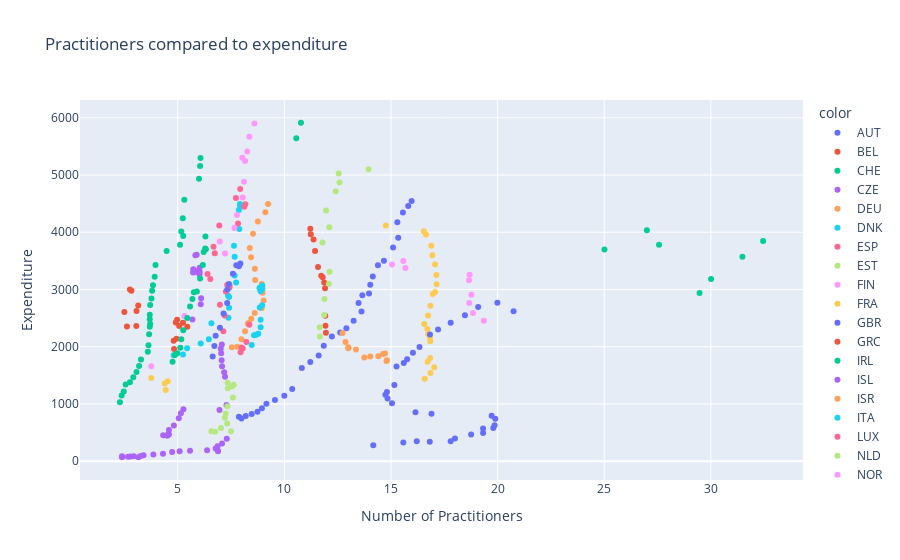

Notebook source saved alongside this figure:
### Code cell
import plotly.express as px
df_total2 = df_total.iloc[4191:]
figure = px.scatter(x=df_total2['practitioners'], y=df_total2['expenditure'], color=df_total2['country'], labels={
                     "x": "Number of Practitioners",
                     "y": "Expenditure"
                 },title = 'Practitioners compared to expenditure')
figure.show()

### Figure 1 — Plotly figure (JSON) as saved in the notebook; plotly's stock layout.template omitted (floating-point values rounded to 4 significant figures)
{"data": [{"hovertemplate": "color=AUT<br>Number of Practitioners=%{x}<br>Expenditure=%{y}<extra></extra>", "legendgroup": "AUT", "marker": {"color": "#636efa", "symbol": "circle"}, "mode": "markers", "name": "AUT", "orientation": "v", "showlegend": true, "type": "scatter", "x": [7.87, 7.99, 8.19, 8.47, 8.74, 8.95, 9.16, 9.56, 10, 10.37, 10.82, 11.22, 11.61, 11.85, 12.23, 12.62, 12.91, 13.25, 13.62, 13.48, 13.66, 13.97, 14.03, 14.15, 14.39, 14.67, 15.1, 15.34, 15.3, 15.56, 15.81, 15.97], "xaxis": "x", "y": [774.3, 743.3, 791, 824.7, 864.6, 925.9, 1003.0, 1067.0, 1142.0, 1259.0, 1627.0, 1734.0, 1848.0, 2015.0, 2177.0, 2250, 2323.0, 2453.0, 2614.0, 2762.0, 2898.0, 2931.0, 3084.0, 3227.0, 3425.0, 3503.0, 3733, 3905.0, 4173.0, 4345.0, 4457, 4546.0], "yaxis": "y"}, {"hovertemplate": "color=BEL<br>Number of Practitioners=%{x}<br>Expenditure=%{y}<extra></extra>", "legendgroup": "BEL", "marker": {"color": "#EF553B", "symbol": "circle"}, "mode": "markers", "name": "BEL", "orientation": "v", "showlegend": true, "type": "scatter", "x": [11.95, 11.93, 11.92, 11.91, 11.87, 11.8, 11.73, 11.58, 11.44, 11.37, 11.24, 11.22], "xaxis": "x", "y": [2245.0, 2365.0, 2542.0, 3020.0, 3120.0, 3214.0, 3242.0, 3394.0, 3670.0, 3874.0, 3965.0, 4061.0], "yaxis": "y"}, {"hovertemplate": "color=CHE<br>Number of Practitioners=%{x}<br>Expenditure=%{y}<extra></extra>", "legendgroup": "CHE", "marker": {"color": "#00cc96", "symbol": "circle"}, "mode": "markers", "name": "CHE", "orientation": "v", "showlegend": true, "type": "scatter", "x": [2.29, 2.37, 2.47, 2.56, 2.76, 2.92, 3.07, 3.19, 3.28, 3.6, 3.63, 3.66, 3.69, 3.71, 3.69, 3.69, 3.71, 3.77, 3.8, 3.84, 3.92, 3.96, 4.48, 5.11, 5.26, 5.17, 5.24, 5.31, 6, 6.05, 6.07, 10.56, 10.78], "xaxis": "x", "y": [1029.0, 1148.0, 1219.0, 1338.0, 1377, 1465.0, 1556.0, 1663.0, 1775.0, 1913.0, 2023.0, 2217.0, 2348.0, 2396.0, 2480.0, 2558.0, 2729.0, 2842.0, 2980.0, 3073.0, 3221, 3428.0, 3673.0, 3779.0, 3935.0, 4015.0, 4247.0, 4567.0, 4933.0, 5157.0, 5299.0, 5643.0, 5914.0], "yaxis": "y"}, {"hovertemplate": "color=CZE<br>Number of Practitioners=%{x}<br>Expenditure=%{y}<extra></extra>", "legendgroup": "CZE", "marker": {"color": "#ab63fa", "symbol": "circle"}, "mode": "markers", "name": "CZE", "orientation": "v", "showlegend": true, "type": "scatter", "x": [6.96, 7.29, 7.22, 7.18, 7.08, 7.06, 7.07, 7.04, 7.02], "xaxis": "x", "y": [895.6, 981.6, 1474.0, 1555, 1658.0, 1765.0, 2039.0, 1884.0, 1966], "yaxis": "y"}, {"hovertemplate": "color=DEU<br>Number of Practitioners=%{x}<br>Expenditure=%{y}<extra></extra>", "legendgroup": "DEU", "marker": {"color": "#FFA15A", "symbol": "circle"}, "mode": "markers", "name": "DEU", "orientation": "v", "showlegend": true, "type": "scatter", "x": [7.54, 7.79, 7.99, 8.16, 8.29, 8.33, 8.45, 8.61, 8.94, 9.03, 8.98, 8.94, 8.63, 8.62, 8.44, 8.38, 8.53, 8.76, 9.11, 9.24], "xaxis": "x", "y": [1992.0, 2000.0, 2130.0, 2270.0, 2400.0, 2415.0, 2488.0, 2590.0, 2678.0, 2806.0, 2943.0, 3097.0, 3166.0, 3363.0, 3564.0, 3723.0, 3973.0, 4187.0, 4349.0, 4495.0], "yaxis": "y"}, {"hovertemplate": "color=DNK<br>Number of Practitioners=%{x}<br>Expenditure=%{y}<extra></extra>", "legendgroup": "DNK", "marker": {"color": "#19d3f3", "symbol": "circle"}, "mode": "markers", "name": "DNK", "orientation": "v", "showlegend": true, "type": "scatter", "x": [4.81, 5.25, 5.44, 6.08, 6.46, 6.58, 7.38, 7.41, 7.41, 7.36, 7.74, 7.67, 7.67, 7.64, 7.89, 7.87, 7.92, 7.93], "xaxis": "x", "y": [1849.0, 1864.0, 1974.0, 2057.0, 2131.0, 2410.0, 2507.0, 2678.0, 2870.0, 2894.0, 3123.0, 3243, 3573.0, 3764.0, 4056.0, 4390.0, 4495.0, 4448.0], "yaxis": "y"}, {"hovertemplate": "color=ESP<br>Number of Practitioners=%{x}<br>Expenditure=%{y}<extra></extra>", "legendgroup": "ESP", "marker": {"color": "#FF6692", "symbol": "circle"}, "mode": "markers", "name": "ESP", "orientation": "v", "showlegend": true, "type": "scatter", "x": [7.14, 7.2, 6.98, 7.26, 7.32, 7.43, 7.43], "xaxis": "x", "y": [2270.0, 2545.0, 2735.0, 2964.0, 3080, 3034.0, 3072.0], "yaxis": "y"}, {"hovertemplate": "color=EST<br>Number of Practitioners=%{x}<br>Expenditure=%{y}<extra></extra>", "legendgroup": "EST", "marker": {"color": "#B6E880", "symbol": "circle"}, "mode": "markers", "name": "EST", "orientation": "v", "showlegend": true, "type": "scatter", "x": [6.75, 7.5, 6.58, 7.03, 7.32, 7.21, 7.25, 7.33, 7.59, 7.63, 7.34, 7.35, 7.54], "xaxis": "x", "y": [513.9, 522.7, 520.6, 581.2, 659.7, 758.9, 831.3, 960.3, 1114.0, 1337.0, 1371.0, 1274.0, 1303.0], "yaxis": "y"}, {"hovertemplate": "color=FIN<br>Number of Practitioners=%{x}<br>Expenditure=%{y}<extra></extra>", "legendgroup": "FIN", "marker": {"color": "#FF97FF", "symbol": "circle"}, "mode": "markers", "name": "FIN", "orientation": "v", "showlegend": true, "type": "scatter", "x": [19.35, 18.85, 18.67, 18.77, 18.66, 18.69, 15.05, 15.68, 15.58], "xaxis": "x", "y": [2452.0, 2588.0, 2762.0, 2907.0, 3163.0, 3259.0, 3437.0, 3374.0, 3498.0], "yaxis": "y"}, {"hovertemplate": "color=FRA<br>Number of Practitioners=%{x}<br>Expenditure=%{y}<extra></extra>", "legendgroup": "FRA", "marker": {"color": "#FECB52", "symbol": "circle"}, "mode": "markers", "name": "FRA", "orientation": "v", "showlegend": true, "type": "scatter", "x": [16.58, 16.85, 17.03, 16.72, 16.84, 16.84, 16.83, 16.74, 16.71, 16.56, 16.74, 16.85, 16.96, 17.07, 17.14, 17.13, 17.07, 16.94, 16.89, 16.64, 16.54, 14.76], "xaxis": "x", "y": [1440.0, 1542, 1642, 1739.0, 1803, 2093, 2157.0, 2222.0, 2307.0, 2396, 2544.0, 2717.0, 2921.0, 2954, 3090.0, 3254.0, 3435.0, 3600.0, 3764.0, 3962.0, 4016.0, 4118.0], "yaxis": "y"}, {"hovertemplate": "color=GBR<br>Number of Practitioners=%{x}<br>Expenditure=%{y}<extra></extra>", "legendgroup": "GBR", "marker": {"color": "#636efa", "symbol": "circle"}, "mode": "markers", "name": "GBR", "orientation": "v", "showlegend": true, "type": "scatter", "x": [6.64, 6.72, 6.78, 6.98, 7.15, 7.32, 7.33, 7.4, 7.59, 7.94, 7.75, 7.87], "xaxis": "x", "y": [1827.0, 2012.0, 2191.0, 2331.0, 2580.0, 2762, 2998.0, 3094.0, 3274.0, 3456.0, 3422.0, 3406.0], "yaxis": "y"}, {"hovertemplate": "color=GRC<br>Number of Practitioners=%{x}<br>Expenditure=%{y}<extra></extra>", "legendgroup": "GRC", "marker": {"color": "#EF553B", "symbol": "circle"}, "mode": "markers", "name": "GRC", "orientation": "v", "showlegend": true, "type": "scatter", "x": [2.62, 2.5, 3.15, 2.76, 2.83, 3.07, 3.06], "xaxis": "x", "y": [2352.0, 2606.0, 2722.0, 2998.0, 2977.0, 2624.0, 2361.0], "yaxis": "y"}, {"hovertemplate": "color=IRL<br>Number of Practitioners=%{x}<br>Expenditure=%{y}<extra></extra>", "legendgroup": "IRL", "marker": {"color": "#00cc96", "symbol": "circle"}, "mode": "markers", "name": "IRL", "orientation": "v", "showlegend": true, "type": "scatter", "x": [29.47, 30.01, 31.48, 32.45, 27, 27.57, 25.01], "xaxis": "x", "y": [2938.0, 3182.0, 3571.0, 3848.0, 4037.0, 3780.0, 3700.0], "yaxis": "y"}, {"hovertemplate": "color=ISL<br>Number of Practitioners=%{x}<br>Expenditure=%{y}<extra></extra>", "legendgroup": "ISL", "marker": {"color": "#ab63fa", "symbol": "circle"}, "mode": "markers", "name": "ISL", "orientation": "v", "showlegend": true, "type": "scatter", "x": [5.69, 6.08, 6.1, 5.78, 6.03, 6.02, 6.03, 5.89, 5.83, 5.72, 5.79, 5.73], "xaxis": "x", "y": [2477.0, 2740.0, 2844.0, 3333, 3304.0, 3267.0, 3378.0, 3606.0, 3597.0, 3298.0, 3305.0, 3355.0], "yaxis": "y"}, {"hovertemplate": "color=ISR<br>Number of Practitioners=%{x}<br>Expenditure=%{y}<extra></extra>", "legendgroup": "ISR", "marker": {"color": "#FFA15A", "symbol": "circle"}, "mode": "markers", "name": "ISR", "orientation": "v", "showlegend": true, "type": "scatter", "x": [14.81, 14.72, 14.63, 14.79, 14.41, 14.03, 13.75, 13.36, 13, 13, 12.87, 12.73], "xaxis": "x", "y": [1765.0, 1880, 1870.0, 1750, 1834.0, 1829.0, 1813.0, 1952.0, 1971.0, 1991.0, 2081.0, 2239.0], "yaxis": "y"}, {"hovertemplate": "color=ITA<br>Number of Practitioners=%{x}<br>Expenditure=%{y}<extra></extra>", "legendgroup": "ITA", "marker": {"color": "#19d3f3", "symbol": "circle"}, "mode": "markers", "name": "ITA", "orientation": "v", "showlegend": true, "type": "scatter", "x": [8.47, 8.58, 8.68, 8.78, 8.89, 8.89, 8.85, 8.96, 8.89, 8.84, 8.85, 8.97, 8.97], "xaxis": "x", "y": [2028, 2200.0, 2207.0, 2228.0, 2340.0, 2473.0, 2684.0, 2724.0, 2967.0, 3030.0, 3018.0, 3012, 3071.0], "yaxis": "y"}, {"hovertemplate": "color=LUX<br>Number of Practitioners=%{x}<br>Expenditure=%{y}<extra></extra>", "legendgroup": "LUX", "marker": {"color": "#FF6692", "symbol": "circle"}, "mode": "markers", "name": "LUX", "orientation": "v", "showlegend": true, "type": "scatter", "x": [7.95, 7.99, 8.05, 8.22, 8.36, 6.4, 6.53, 6.68, 6.74, 6.95, 7.83, 7.73, 8.17, 8.12, 7.93], "xaxis": "x", "y": [1903.0, 1986.0, 1969.0, 2082.0, 2384.0, 3269.0, 3182.0, 3746.0, 3634.0, 4116.0, 4152.0, 4600.0, 4490.0, 4445.0, 4755.0], "yaxis": "y"}, {"hovertemplate": "color=NLD<br>Number of Practitioners=%{x}<br>Expenditure=%{y}<extra></extra>", "legendgroup": "NLD", "marker": {"color": "#B6E880", "symbol": "circle"}, "mode": "markers", "name": "NLD", "orientation": "v", "showlegend": true, "type": "scatter", "x": [11.67, 11.66, 11.87, 11.88, 12.09, 12.12, 11.79, 12.11, 11.96, 12.41, 12.59, 12.55, 13.95], "xaxis": "x", "y": [2178, 2340.0, 2555.0, 2833, 3099.0, 3308, 3820.0, 4087.0, 4382.0, 4717.0, 4870, 5028.0, 5099.0], "yaxis": "y"}, {"hovertemplate": "color=NOR<br>Number of Practitioners=%{x}<br>Expenditure=%{y}<extra></extra>", "legendgroup": "NOR", "marker": {"color": "#FF97FF", "symbol": "circle"}, "mode": "markers", "name": "NOR", "orientation": "v", "showlegend": true, "type": "scatter", "x": [3.76, 5.31, 7.22, 6.97, 7.66, 7.78, 8.05, 8.11, 8.16, 8.03, 8.26, 8.36, 8.6], "xaxis": "x", "y": [1658.0, 2536.0, 3628.0, 3836.0, 4076.0, 4301.0, 4606.0, 4881.0, 5246.0, 5300.0, 5413.0, 5669.0, 5901.0], "yaxis": "y"}, {"hovertemplate": "color=POL<br>Number of Practitioners=%{x}<br>Expenditure=%{y}<extra></extra>", "legendgroup": "POL", "marker": {"color": "#FECB52", "symbol": "circle"}, "mode": "markers", "name": "POL", "orientation": "v", "showlegend": true, "type": "scatter", "x": [4.44, 4.39, 4.53, 3.76], "xaxis": "x", "y": [1241.0, 1356.0, 1395.0, 1452.0], "yaxis": "y"}, {"hovertemplate": "color=PRT<br>Number of Practitioners=%{x}<br>Expenditure=%{y}<extra></extra>", "legendgroup": "PRT", "marker": {"color": "#636efa", "symbol": "circle"}, "mode": "markers", "name": "PRT", "orientation": "v", "showlegend": true, "type": "scatter", "x": [14.17, 15.58, 16.21, 16.82, 17.8, 18, 18.76, 19.32, 19.32, 19.8, 19.86, 19.89, 19.72, 16.9, 16.15, 15.05, 14.84, 14.74, 14.81, 15.16, 15.26, 15.6, 15.76, 16.03, 16.34, 16.83, 17.21, 17.8, 18.47, 19.09, 19.99, 20.75], "xaxis": "x", "y": [276.1, 324.9, 347.4, 338.7, 348.2, 394.5, 464, 492.5, 568.5, 579.6, 626.4, 742.8, 791.5, 826.7, 854.2, 1012.0, 1093.0, 1159.0, 1210.0, 1329.0, 1654.0, 1715.0, 1780.0, 1894.0, 1995, 2212.0, 2301.0, 2417.0, 2548.0, 2692.0, 2767.0, 2619.0], "yaxis": "y"}, {"hovertemplate": "color=SVN<br>Number of Practitioners=%{x}<br>Expenditure=%{y}<extra></extra>", "legendgroup": "SVN", "marker": {"color": "#EF553B", "symbol": "circle"}, "mode": "markers", "name": "SVN", "orientation": "v", "showlegend": true, "type": "scatter", "x": [4.83, 4.81, 4.94, 4.91, 4.97, 5.07, 5.25, 5.45], "xaxis": "x", "y": [1961.0, 2104.0, 2139.0, 2423.0, 2470.0, 2364.0, 2421.0, 2350.0], "yaxis": "y"}, {"hovertemplate": "color=SWE<br>Number of Practitioners=%{x}<br>Expenditure=%{y}<extra></extra>", "legendgroup": "SWE", "marker": {"color": "#00cc96", "symbol": "circle"}, "mode": "markers", "name": "SWE", "orientation": "v", "showlegend": true, "type": "scatter", "x": [4.76, 4.87, 4.98, 5.12, 5.17, 5.26, 5.45, 5.58, 5.69, 5.76, 5.9, 6.05, 6.18, 6.22, 6.32, 6.29, 6.3], "xaxis": "x", "y": [1738.0, 1857, 1884.0, 1981.0, 2130.0, 2286.0, 2502.0, 2702.0, 2833.0, 2953.0, 2963.0, 3191.0, 3429.0, 3656.0, 3703, 3717.0, 3925.0], "yaxis": "y"}, {"hovertemplate": "color=TUR<br>Number of Practitioners=%{x}<br>Expenditure=%{y}<extra></extra>", "legendgroup": "TUR", "marker": {"color": "#ab63fa", "symbol": "circle"}, "mode": "markers", "name": "TUR", "orientation": "v", "showlegend": true, "type": "scatter", "x": [2.39, 2.39, 2.67, 2.79, 2.94, 3.16, 3.27, 3.4, 3.86, 4.31, 4.74, 5.09, 5.58, 6.38, 6.89, 6.89, 6.78, 6.87, 7.08, 7.3, 4.32, 4.51, 4.59, 4.55, 4.59, 4.82, 5.05, 5.15, 5.27], "xaxis": "x", "y": [69.4, 84.8, 75.9, 82.6, 85.9, 68, 89.3, 102.9, 116.2, 130.5, 157.7, 171, 180, 191.8, 177.4, 178.3, 222.7, 259.7, 307.9, 389.4, 453.9, 444.6, 464.3, 469.5, 545.8, 620.8, 748.6, 838.9, 905.7], "yaxis": "y"}], "layout": {"legend": {"title": {"text": "color"}, "tracegroupgap": 0}, "title": {"text": "Practitioners compared to expenditure"}, "xaxis": {"anchor": "y", "domain": [0, 1], "title": {"text": "Number of Practitioners"}}, "yaxis": {"anchor": "x", "domain": [0, 1], "title": {"text": "Expenditure"}}}}
